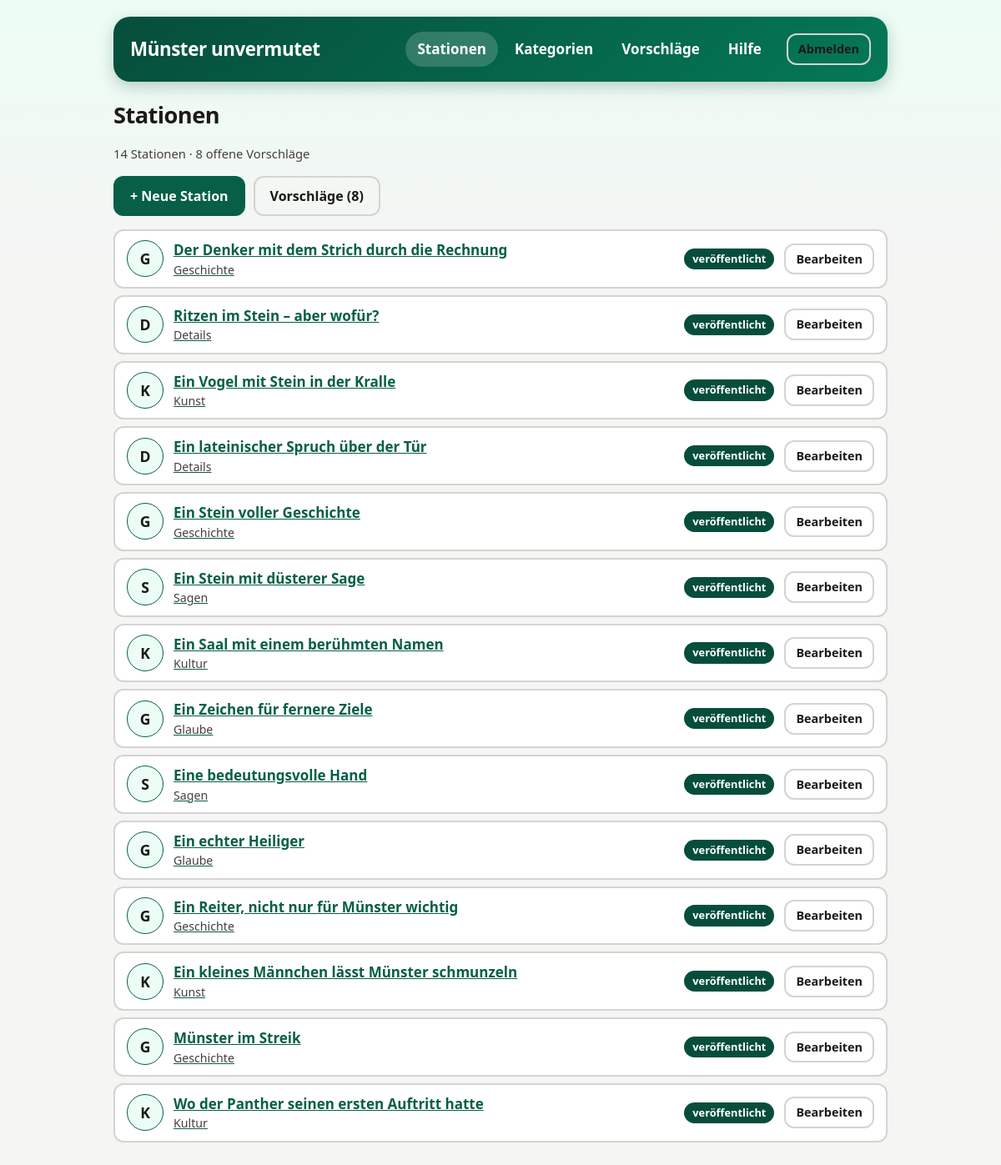
The page /admin/index.php (signed in) on the database its author committed.
### tables this page shows
CREATE TABLE stations (
    id TEXT PRIMARY KEY,
    number INTEGER NOT NULL,
    title TEXT NOT NULL,
    hint TEXT NOT NULL,
    lat NUMERIC NOT NULL,
    lon NUMERIC NOT NULL,
    correct_option_index INTEGER NOT NULL,
    solution_title TEXT NOT NULL,
    solution_caption TEXT,
    info TEXT NOT NULL,
    task_image TEXT NOT NULL,
    solution_image TEXT,
    category TEXT NOT NULL,
    status TEXT NOT NULL DEFAULT 'published'
        CHECK (status IN ('published', 'archived')),
    created_at TEXT NOT NULL,
    updated_at TEXT NOT NULL
);

CREATE TABLE categories (
    id TEXT PRIMARY KEY,
    name TEXT NOT NULL,
    description TEXT NOT NULL DEFAULT '',
    icon TEXT,
    color TEXT NOT NULL DEFAULT '#065f46'
        CHECK (length(color) = 7 AND color GLOB '#[0-9A-Fa-f][0-9A-Fa-f][0-9A-Fa-f][0-9A-Fa-f][0-9A-Fa-f][0-9A-Fa-f]'),
    created_at TEXT NOT NULL,
    updated_at TEXT NOT NULL
);

### includes/config.php (called while the page is built, shortened)
<?php
function config(string $key = null)
{
    static $config = null;
    if ($config === null) {
        $root = dirname(__DIR__);
        $config = [
            'root' => $root,
            'db_path' => $root . '/data/game.sqlite',
            'schema_path' => $root . '/setup/schema.sql',
            'upload_dir' => $root . '/uploads',
            'upload_url' => 'uploads',
            'upload_max_bytes' => 8 * 1024 * 1024,
            'upload_max_edge' => 4000,
            'session_name' => 'muenster_admin',
            'session_timeout' => 300,
            'login_max_attempts' => 5,
            'login_window' => 900,
            'suggest_max_per_hour' => 5,
            'allow_http_links' => true,
            'timezone' => 'Europe/Berlin',
        ];
        date_default_timezone_set($config['timezone']);
    }
    return $key === null ? $config : $config[$key];
}

### includes/database.php (called while the page is built, shortened)
<?php
require_once __DIR__ . '/config.php';
function db(): PDO
{
    static $pdo = null;
    if ($pdo === null) {
        $path = config('db_path');
        $isNew = !is_file($path);
        $pdo = new PDO('sqlite:' . $path, null, null, [
            PDO::ATTR_ERRMODE => PDO::ERRMODE_EXCEPTION,
            PDO::ATTR_DEFAULT_FETCH_MODE => PDO::FETCH_ASSOC,
            PDO::ATTR_EMULATE_PREPARES => false,
        ]);
        $pdo->exec('PRAGMA foreign_keys = ON');
        $pdo->exec('PRAGMA busy_timeout = 5000');
        $pdo->exec((string) file_get_contents(config('schema_path')));
    }
    return $pdo;
}

### includes/validation.php (called while the page is built, shortened)
<?php
require_once __DIR__ . '/config.php';
require_once __DIR__ . '/database.php';
function all_categories(): array
{
    return db()->query('SELECT id, name, description, icon, color FROM categories ORDER BY name COLLATE NOCASE')->fetchAll();
}

### includes/uploads.php (called while the page is built, shortened)
<?php
require_once __DIR__ . '/config.php';
function is_managed_upload(?string $path): bool
{
    return (bool) $path && (bool) preg_match('#^' . preg_quote(config('upload_url'), '#') . '/[a-f0-9]{32}\.(?:jpg|png)$#', $path);
}

### admin/index.php (the view, shortened to what this page needs)
<?php
require __DIR__ . '/_bootstrap.php';
$admin = require_admin();
$stations = db()->query('SELECT id, title, category, status, task_image FROM stations ORDER BY number')->fetchAll();
$categories = array_column(all_categories(), null, 'id');
$pending = (int) db()->query("SELECT COUNT(*) FROM station_suggestions WHERE status = 'pending'")->fetchColumn();
admin_header('Stationen', $admin);
?>
<h1 class="admin-title">Stationen</h1>
<p class="page-subtitle task-intro"><?= count($stations) ?> Stationen · <?= $pending ?> offene Vorschläge</p>
<div class="admin-toolbar">
  <a class="btn" href="station-edit.php">+ Neue Station</a>
  <a class="btn secondary" href="suggestions.php">Vorschläge (<?= $pending ?>)</a>
</div>
<ul class="station-list">
  <?php foreach ($stations as $s): $c = $categories[$s['category']] ?? null; $archived = $s['status'] !== 'published'; ?>
  <li class="station-item<?= $archived ? ' station-item--archived' : '' ?>">
    <span class="ico" aria-hidden="true"><?= category_ico($c) ?></span>
    <a class="admin-main" href="station-edit.php?id=<?= h(urlencode($s['id'])) ?>"><?= h($s['title']) ?>
      <small><?= h($c['name'] ?? $s['category']) ?><?= $s['task_image'] === '' ? ' · ⚠ Aufgabenbild fehlt' : '' ?></small></a>
    <span class="badge<?= $archived ? ' badge--archived' : '' ?>"><?= $archived ? 'archiviert' : 'veröffentlicht' ?></span>
    <span class="admin-actions">
      <a class="btn secondary small" href="station-edit.php?id=<?= h(urlencode($s['id'])) ?>">Bearbeiten</a>
    </span>
  </li>
  <?php endforeach; ?>
</ul>
<?php admin_footer();

### admin/_bootstrap.php (shortened to what this page needs)
<?php
require_once __DIR__ . '/../includes/config.php';
require_once __DIR__ . '/../includes/database.php';
require_once __DIR__ . '/../includes/validation.php';
require_once __DIR__ . '/../includes/uploads.php';
function h($value): string
{
    return htmlspecialchars((string) $value, ENT_QUOTES | ENT_SUBSTITUTE, 'UTF-8');
}
function admin_header(string $title, ?array $admin = null, string $extraHead = ''): void
{
    $current = basename((string) ($_SERVER['SCRIPT_NAME'] ?? ''));
    $nav = [
        'index.php' => ['Stationen', ['index.php', 'station-edit.php']],
        'categories.php' => ['Kategorien', ['categories.php', 'category-edit.php']],
        'suggestions.php' => ['Vorschläge', ['suggestions.php']],
        'help.php' => ['Hilfe', ['help.php']],
    ];
    echo '<!doctype html><html lang="de"><head><meta charset="utf-8">',
        '<meta name="viewport" content="width=device-width, initial-scale=1">',
        '<meta name="color-scheme" content="light dark">',
        '<meta name="robots" content="noindex,nofollow">',
        '<title>', h($title), ' – Admin Münster unvermutet</title>',
        '<link rel="stylesheet" href="admin.css">', $extraHead, '</head><body><div class="page">';
    echo '<header class="hero"><div class="admin-bar"><strong class="admin-brand">Münster unvermutet</strong>';
    if ($admin) {
        echo '<nav class="admin-nav" aria-label="Hauptnavigation">';
        foreach ($nav as $href => [$label, $pages]) {
            echo '<a href="', $href, '"', in_array($current, $pages, true) ? ' aria-current="page"' : '', '>', $label, '</a>';
        }
        echo '</nav><div class="admin-user">',
            '<form method="post" action="logout.php">', csrf_field(), '<button class="secondary small">Abmelden</button></form></div>';
    }
    echo '</div></header><main>';
}
function admin_footer(): void
{
    echo '</main></div></body></html>';
}
function category_ico(?array $category): string
{
    return h(mb_strtoupper(mb_substr((string) ($category['name'] ?? '?'), 0, 1)));
}

### admin/admin.css (style rules this page uses)
:root { font-family: system-ui, -apple-system, 'Segoe UI', sans-serif; color-scheme: light dark; --green: #065f46; --green-dark: #064e3b; --green-soft: #ecfdf5; --ink: #1c1917; --muted: #44403c; --bg: #f5f5f4; --bg-top: #ecfdf5; --surface: #fff; --surface-alt: #f5f5f4; --border: #d6d3d1; --border-soft: #e7e5e4; --link: #065f46; --focus: #f59e0b; --danger: #b91c1c; --danger-soft: #fee2e2; --ok-soft: #d1fae5; --hero-from: #064e3b; --hero-to: #047857; --hero-text: #d1fae5; --cat: #065f46; --cat-soft: #ecfdf5; --shadow: rgba(6, 78, 59, 0.25); }
* { box-sizing: border-box; }
body { margin: 0; background: linear-gradient(180deg, var(--bg-top) 0, var(--bg) 320px) no-repeat var(--bg); color: var(--ink); font-size: 1.0625rem; line-height: 1.5; }
a { color: var(--link); }
.page { max-width: 960px; margin: 0 auto; padding: 20px 16px 48px; }
.hero { background: linear-gradient(135deg, var(--hero-from), var(--hero-to)); color: #fff; border-radius: 20px; padding: 18px 20px; box-shadow: 0 6px 18px var(--shadow); margin-bottom: 20px; }
.hero h1, .hero .admin-brand { margin: 0; font-size: 1.4rem; letter-spacing: -0.02em; color: inherit; }
.admin-bar { display: flex; align-items: center; gap: 10px 16px; }
.admin-nav { display: flex; gap: 6px; margin-left: auto; }
.admin-nav a { color: inherit; text-decoration: none; font-weight: 700; padding: 8px 14px; border-radius: 999px; }
.admin-nav a:hover, .admin-nav a[aria-current='page'] { background: rgba(255, 255, 255, 0.18); }
.admin-user { display: flex; align-items: center; gap: 10px; font-size: 0.9rem; }
.admin-user form { margin: 0; }
h1.admin-title { font-size: 1.7rem; letter-spacing: -0.02em; margin: 0 0 4px; color: var(--ink); }
.admin-toolbar { display: flex; flex-wrap: wrap; gap: 10px; align-items: center; margin: 16px 0; }
button, .btn { cursor: pointer; font: inherit; font-size: 1rem; font-weight: 600; min-height: 44px; padding: 10px 18px; border-radius: 12px; border: 2px solid transparent; text-decoration: none; display: inline-flex; align-items: center; justify-content: center; gap: 6px; background: var(--green); color: #fff; transition: transform 0.18s ease, background-color 0.18s ease; }
button.secondary, .btn.secondary, .back-button { background: transparent; color: var(--ink); border-color: var(--border); font-weight: 700; }
button.small, .btn.small { min-height: 36px; padding: 6px 12px; font-size: 0.9rem; }
.task-intro, .muted { color: var(--muted); font-size: 0.92rem; }
.badge { display: inline-block; font-size: 0.8rem; font-weight: 700; padding: 3px 10px; border-radius: 999px; background: var(--green-dark); color: #fff; }
.station-list { list-style: none; margin: 16px 0 0; padding: 0; display: grid; gap: 8px; }
.station-item { display: flex; align-items: center; gap: 12px; background: var(--surface); color: var(--ink); border: 2px solid var(--border); border-radius: 12px; padding: 10px 14px; min-height: 60px; font-weight: 600; }
.station-item .ico { flex: 0 0 44px; height: 44px; border-radius: 50%; background: var(--cat-soft); border: 1px solid var(--cat); display: flex; align-items: center; justify-content: center; font-size: 1.1rem; font-weight: 800; overflow: hidden; }
.station-item .admin-main { flex: 1; min-width: 0; }
.station-item small { display: block; font-weight: 500; color: var(--muted); }
.admin-actions { display: flex; gap: 8px; flex-wrap: wrap; align-items: center; }

### rows shown on the page
stations: category.name "G", title "Der Denker mit dem Strich durch die Rechnung", category.name "Geschichte", status "veröffentlicht"
stations: category.name "D", title "Ritzen im Stein – aber wofür?", category.name "Details", status "veröffentlicht"
stations: category.name "K", title "Ein Vogel mit Stein in der Kralle", category.name "Kunst", status "veröffentlicht"
stations: category.name "D", title "Ein lateinischer Spruch über der Tür", category.name "Details", status "veröffentlicht"
stations: category.name "G", title "Ein Stein voller Geschichte", category.name "Geschichte", status "veröffentlicht"
stations: category.name "S", title "Ein Stein mit düsterer Sage", category.name "Sagen", status "veröffentlicht"
stations: category.name "K", title "Ein Saal mit einem berühmten Namen", category.name "Kultur", status "veröffentlicht"
stations: category.name "G", title "Ein Zeichen für fernere Ziele", category.name "Glaube", status "veröffentlicht"
stations: category.name "S", title "Eine bedeutungsvolle Hand", category.name "Sagen", status "veröffentlicht"
stations: category.name "G", title "Ein echter Heiliger", category.name "Glaube", status "veröffentlicht"
stations: category.name "G", title "Ein Reiter, nicht nur für Münster wichtig", category.name "Geschichte", status "veröffentlicht"
stations: category.name "K", title "Ein kleines Männchen lässt Münster schmunzeln", category.name "Kunst", status "veröffentlicht"
stations: category.name "G", title "Münster im Streik", category.name "Geschichte", status "veröffentlicht"
stations: category.name "K", title "Wo der Panther seinen ersten Auftritt hatte", category.name "Kultur", status "veröffentlicht"

### other values the page prints
$label "Stationen"
$label "Kategorien"
$label "Vorschläge"
$label "Hilfe"
count($stations) "14"
$pending "8"
